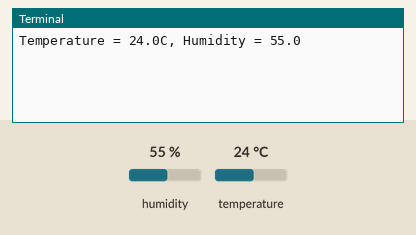
Recording of a program running on a simulated Raspberry Pi (BCM pin numbers). On the bench: the last lines printed to the terminal. Inputs (shaded band) come from the test bench; at power-on: humidity 55 %, temperature 24 °C. The clock reads 2024-03-15 10:24:30 at power-on unless the program sets it; files the program writes start out absent.

Above: at 1.2 s.
1.3 s: humidity set to 22 %
At 3.0 s:
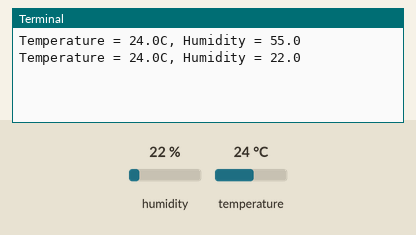
4.3 s: temperature set to 12 °C
At 5.4 s:
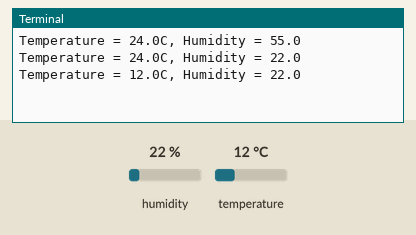
7.3 s: humidity set to 40 %
At 10.4 s:
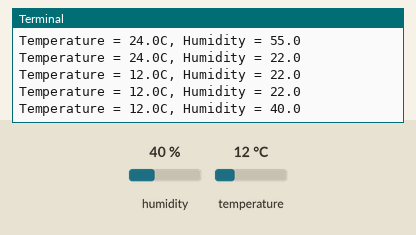
Timing chart, 0 to 11.9 s (numbered marks = the images above; inputs shaded):
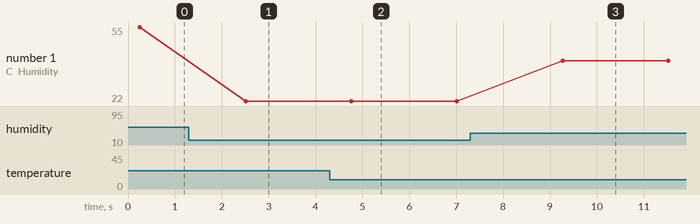

The program:

12_temp_humidity_logger.py
```python
import adafruit_dht
import time
import board

sensor = adafruit_dht.DHT22(board.D4)

running = True

file = open("sensor_readings.txt", "w")
file.write("time and date, temperature, humidity")

while running:
    try:
        temperature_C = sensor.temperature
        humidity = sensor.humidity

        temperature_F = temperature_C * 9/5.0 + 32

        if humidity is not None and temperature_C is not None:
            print('Temperature = ' + str(temperature_C) + 'C, Humidity = ' + str(humidity))
            file.write(time.strftime('%H:%M:%S %d:%m:%Y') + ', ' + str(temperature_C) + 'C, ' + str(humidity) + '\n')
        else:
            print('failed to get reading, Try again!')
        time.sleep(2)
    except KeyboardInterrupt:
        print('Program Stopped')
        running = False
        file.close()
```

Measured:
- after the input at 1.3 s, the terminal: prints a new line after 1.2 s (image 1)
- after the input at 4.3 s, the terminal: prints a new line after 0.46 s (image 2)
- after the input at 7.3 s, the terminal: prints a new line after 2.0 s (image 3)
- plotted number 1: 55 → 22 after the input at 1.3 s, 22 → 40 after the input at 7.3 s
